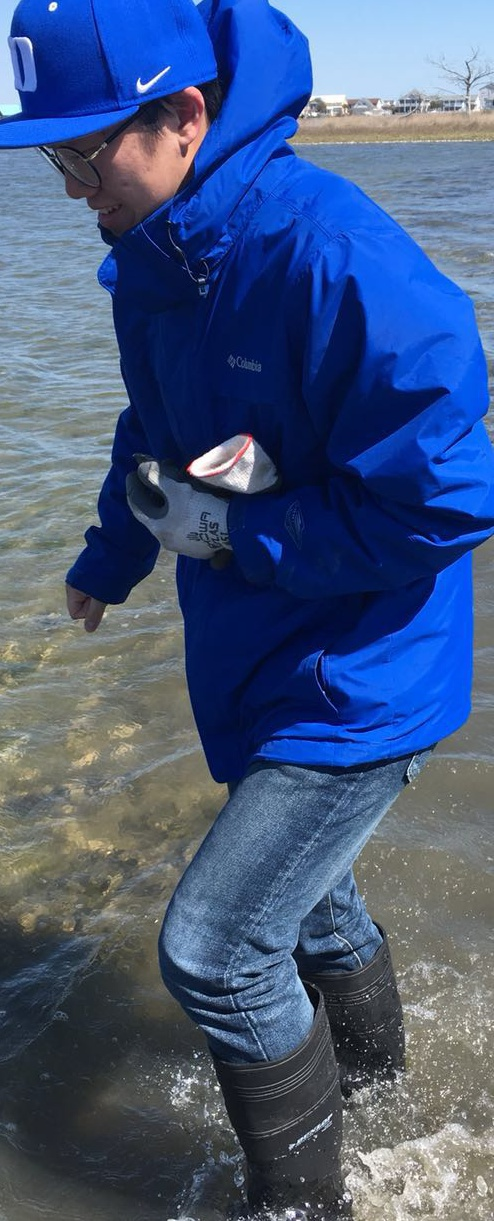
#> input picture Color_Identification/Test_img/test.jpg, 494 x 1221 px, found by its file name
$ python scrapping_color_rec.py
#> lines starting #> are read from the running program, lines starting #| are printed output that depends on the picture
import cv2
import numpy as np
from matplotlib import pyplot as plt
import os, time, webcolors
from sklearn.cluster import KMeans
import xml.etree.ElementTree as ET

kmeans = KMeans(10)

img_dir = '/Users/evnw/Programming/Colors/Smart-Colors/Color_Identification/Test_img'
img_path = os.path.join(img_dir, 'test.jpg')

res_dir = '/Users/evnw/Programming/Colors/Smart-Colors/Color_Identification/Test_img'

class Color:

	def __init__(self, num, BGR):
		self.BGR = BGR
		self.num = num
		self.dist = np.sqrt(BGR[0]**2 + BGR[1]**2 + BGR[2]**2)
		self.Blue = BGR[0]
		self.Green = BGR[1]
		self.Red = BGR[2]

	def calc_dist(self, Color):
		dist = np.sqrt((int(self.Blue)-int(Color.Blue))**2 + (int(self.Green)-int(Color.Green))**2 + (int(self.Red)-int(Color.Red))**2)
		return dist

def color_rec(im):

	# RGB2BGR
	im = im[...,::-1]
	im_s = cv2.resize(im, (15, 15))

	background = find_background(im_s)

	#print(background)

	# KMeans
	im_arr = im_s.reshape((im_s.shape[0] * im_s.shape[1], 3))
	kmeans.fit(im_arr)
	colors = kmeans.cluster_centers_.astype(np.uint8)                                 #BGR
	labels = kmeans.labels_

	# Create color class
	color_array = []
	for i in range(10):
		color_temp = Color(len(np.where(labels==i)[0]), colors[i])
		color_array.append(color_temp)

	# find number of significant colors
	color_res, color_num = color_filter(color_array)

	kmeans_res = KMeans(color_num)
	kmeans_res.fit(im_arr)
	colors_final = kmeans_res.cluster_centers_.astype(np.uint8)

	#plt.imshow([colors_final]);plt.show()

	min_dist = 999999
	closest_BGR_index = None

	for i in range(len(colors_final)):
		color_BGR = colors_final[i]
		dist = np.sqrt((int(color_BGR[0] - int(background[0])))**2 + (int(color_BGR[1] - int(background[1])))**2 + (int(color_BGR[2] - int(background[2])))**2)
		if dist < min_dist:
			min_dist = dist
			closest_BGR_index = i

	colors_final = np.delete(colors_final, closest_BGR_index, 0)


	plt.imshow([colors_final]);plt.show()

	print(colors_final)

	return colors_final

def color_filter(color_array):

	distant_color_num = 0
	res = []
	current = Color(500, [0,0,0])

	while len(color_array) > 0:

		closest_color = None
		min_dist = 9999999

		for color in color_array:
			dist = current.calc_dist(color)
			#dist = current.calc_dist(color)
			if (dist < min_dist):
				min_dist = dist
				closest_color = color

		if min_dist >= 50:
			distant_color_num += 1
		if current.num == 500 and min_dist < 50:
			distant_color_num += 1


		res.append(closest_color)
		current = closest_color
		color_array.remove(closest_color)

	return res, distant_color_num - 1


def find_background(im):
	edge_BGRs = im[0,:]+im[:,0]

	kmeans_background = KMeans(2)
	kmeans_background.fit(edge_BGRs)
	labels = kmeans_background.labels_
	if len(np.where(labels == 0)[0]) > len(np.where(labels == 1)[0]):
		index = 0
	else:
		index = 1

	return kmeans_background.cluster_centers_[index]


def create_xml(colors, url):
	root = ET.Element("Outfit")
	link = ET.SubElement(root, 'link')
	dom_colors = ET.SubElement(root, 'dom_colors')
	ET.SubElement(link, "url").text = "{}".format(url)
	for color_BGR in colors:
		color = ET.SubElement(dom_colors, "color")
		ET.SubElement(color, "blue").text = "{}".format(color_BGR[0])
		ET.SubElement(color, "green").text = "{}".format(color_BGR[1])
		ET.SubElement(color, "red").text = "{}".format(color_BGR[2])
	tree = ET.ElementTree(root)

	xml_path = os.path.join(res_dir, 'test.xml')
	tree.write(xml_path)


if __name__ == '__main__':

	url = img_path                                              # need change
	im = cv2.imread(img_path)
#> im is the input picture: shape (1221, 494, 3); mean B, G, R 126.1, 88.6, 68.8

	tm = time.time() #---------------------------------------------------------

	dominant_colors = color_rec(im)
#> in find_background, `edge_BGRs = im[0,:]+im[:,0]`: edge_BGRs = 15 rows, first 8: [188, 238, 100], [46, 143, 116], [127, 199, 86], [155, 0, 176], [147, 247, 152], [140, 242, 146], [113, 143, 234], [151, 235, 104]
#> in color_rec, `background = find_background(im_s)`: background = [138.4, 31.25, 90.75]
#> in color_rec, `im_arr = im_s.reshape((im_s.shape[0] * im_s.shape[1], 3))`: im_arr = 225 rows, first 8: [94, 119, 178], [8, 46, 145], [11, 56, 170], [8, 84, 230], [3, 81, 231], [13, 97, 250], [7, 27, 123], [18, 100, 238]
#> the loop in color_rec, `for i in range(len(colors_final)):` made 9 passes
#> (dist, min_dist) on passes 1, 5: (136.2, 136.2), (86.36, 86.36)
#> dist on passes 2, 3, 4, 6, 7, 8: 140.2, 201.6, 161.6, 152, 93.4, 101.4
#> after the loop in color_rec, `for i in range(len(colors_final)):`: closest_BGR_index = 4; min_dist = 86.36
#> in color_rec, `colors_final = np.delete(colors_final, closest_BGR_index, 0)`: colors_final = [[3, 20, 76], [124, 146, 169], [13, 92, 236], [171, 168, 169], [9, 54, 167], [119, 120, 111], [44, 48, 56], [194, 217, 238]]
#> in color_rec, `plt.imshow([colors_final])`:
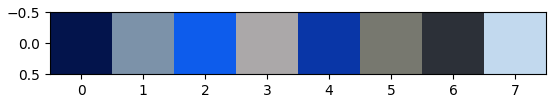
#> figure drawn by matplotlib, 1 panel
#| [[  3  20  76]
#|  [124 146 169]
#|  [ 13  92 236]
#|  [171 168 169]
#|  [  9  54 167]
#|  [119 120 111]
#|  [ 44  48  56]
#|  [194 217 238]]
#> dominant_colors has the same summary as colors_final in color_rec
	create_xml(dominant_colors, url)
#> the loop in create_xml, `for color_BGR in colors:` made 8 passes

	print(time.time() - tm) #--------------------------------------------------
